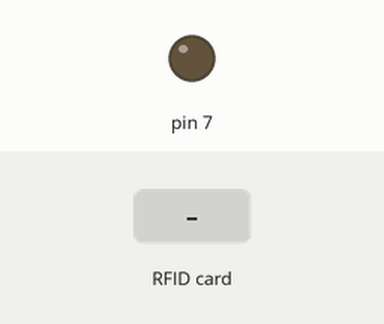
This sketch was run on a simulated Arduino Uno, built with avr-gcc and run on an emulated ATmega328P. Parts: output pins drawn as LEDs (lit = HIGH). The test bench sets the inputs (shaded band). Pins used as bus, display or sensor lines are not drawn.

Above: at 1.2 s.
1.3 s: RFID card 7A 18 95 35 held to the reader
At 2.0 s:
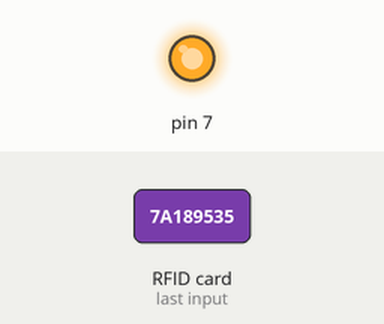
Timing chart, 0 to 4.3 s (numbered marks = the images above; inputs shaded):
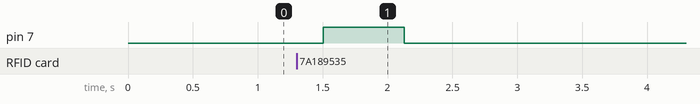

The sketch:

RFID-arduino-1.ino
```cpp
/**
 * ----------------------------------------------------------------------------
 * This is a MFRC522 library example; see https://github.com/miguelbalboa/rfid
 * for further details and other examples.
 *
 * Typical pin layout used:
 * -----------------------------------------------------------------------------------------
 *             MFRC522      Arduino       Arduino   Arduino    Arduino          Arduino
 *             Reader/PCD   Uno           Mega      Nano v3    Leonardo/Micro   Pro Micro
 * Signal      Pin          Pin           Pin       Pin        Pin              Pin
 * -----------------------------------------------------------------------------------------
 * RST/Reset   RST          9             5         D9         RESET/ICSP-5     RST
 * SPI SS      SDA(SS)      10            53        D10        10               10
 * SPI MOSI    MOSI         11 / ICSP-4   51        D11        ICSP-4           16
 * SPI MISO    MISO         12 / ICSP-1   50        D12        ICSP-1           14
 * SPI SCK     SCK          13 / ICSP-3   52        D13        ICSP-3           15
 *
 */

#include <SPI.h>
#include <MFRC522.h>

#define RST_PIN         9           // Configurable, see typical pin layout above
#define SS_PIN          10          // Configurable, see typical pin layout above

MFRC522 mfrc522(SS_PIN, RST_PIN);   // Create MFRC522 instance.

byte uuid_1[4] = {0x7A,0x18,0x95,0x35};

int ttl = 0;

/**
 * Initialize.
 */
void setup() {
    Serial.begin(9600); // Initialize serial communications with the PC
    SPI.begin();        // Init SPI bus
    mfrc522.PCD_Init(); // Init MFRC522 card
    int timer = 0; // This makes it so that it checks only for 12 minutes
    int timercheck = 0; // Only check when this = 1

    // output led
    pinMode(7,OUTPUT);

}

void loop() {
    int timer;
    int timercheck;
    if (timer > 120){
      digitalWrite(7, LOW);
      exit(0);
    }
    if (ttl > 0) {
      digitalWrite(7,HIGH);
      timercheck = 1;
      ttl--;
    } else {
      digitalWrite(7,LOW);
    }

    // check the thing
    if (mfrc522.PICC_IsNewCardPresent() && mfrc522.PICC_ReadCardSerial()) {
      if (checkUID(uuid_1)) {
        //digitalWrite(7,HIGH);
        ttl = 5;
      }
      delay(50);
      mfrc522.PCD_Init();
      mfrc522.uid.uidByte[0] = 0;
    }
    delay(100);
    if (timercheck == 1){
      timer += 1;
    }
}


bool checkUID(byte *uid) {
  return (mfrc522.uid.uidByte[0] == uid[0] && mfrc522.uid.uidByte[1] == uid[1] && mfrc522.uid.uidByte[2] == uid[2] && mfrc522.uid.uidByte[3] == uid[3]);
}
```

Measured:
- after the input at 1.3 s, pin 7: LOW → HIGH after 0.20 s, → LOW 0.63 s later
